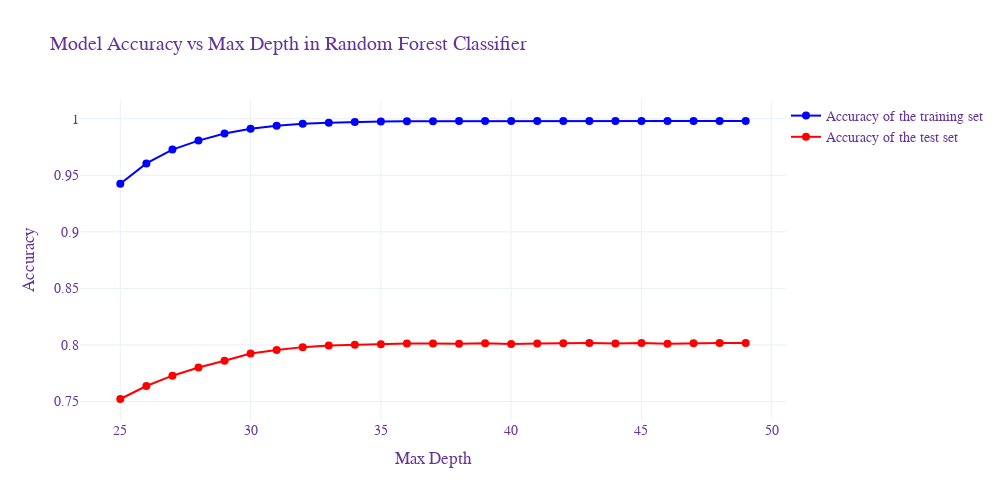

The cell this chart's notebook holds for it:
### Code cell
# Assuming 'max_dep', 'training_accuracy', and 'test_accuracy' are already defined and populated
# Create the interactive line chart
fig = go.Figure()

fig.add_trace(go.Scatter(
    x=list(max_dep),
    y=training_accuracy,
    mode='lines+markers',
    name='Accuracy of the training set',
    line=dict(color='blue', width=2),
    marker=dict(size=8, symbol='circle', color='blue'),
    hovertemplate='Max Depth: %{x}<br>Training Accuracy: %{y:.2f}'
))

fig.add_trace(go.Scatter(
    x=list(max_dep),
    y=test_accuracy,
    mode='lines+markers',
    name='Accuracy of the test set',
    line=dict(color='red', width=2),
    marker=dict(size=8, symbol='circle', color='red'),
    hovertemplate='Max Depth: %{x}<br>Test Accuracy: %{y:.2f}'
))

fig.update_layout(
    title='Model Accuracy vs Max Depth in Random Forest Classifier',
    xaxis_title='Max Depth',
    yaxis_title='Accuracy',
    legend=dict(
        x=1,
        y=1,
        bgcolor='rgba(255, 255, 255, 0)',
        bordercolor='rgba(255, 255, 255, 0)'
    ),
    template='plotly_white',
    font=dict(
        family="Arial, monospace",
        size=14,
        color="RebeccaPurple"
    ),
    hovermode='x unified',
    width=1000,
    height=500
)

# Show the interactive plot
fig.show()

### Figure 1 — Plotly figure (JSON) as saved in the notebook; plotly's stock layout.template omitted (floating-point values rounded to 4 significant figures)
{"data": [{"hovertemplate": "Max Depth: %{x}<br>Training Accuracy: %{y:.2f}", "line": {"color": "blue", "width": 2}, "marker": {"color": "blue", "size": 8, "symbol": "circle"}, "mode": "lines+markers", "name": "Accuracy of the training set", "type": "scatter", "x": [25, 26, 27, 28, 29, 30, 31, 32, 33, 34, 35, 36, 37, 38, 39, 40, 41, 42, 43, 44, 45, 46, 47, 48, 49], "y": [0.9424, 0.9604, 0.9727, 0.9806, 0.9868, 0.9911, 0.9937, 0.9955, 0.9963, 0.997, 0.9975, 0.9977, 0.9978, 0.9978, 0.9979, 0.9979, 0.9979, 0.9979, 0.9979, 0.9979, 0.9979, 0.9979, 0.9979, 0.9979, 0.9979]}, {"hovertemplate": "Max Depth: %{x}<br>Test Accuracy: %{y:.2f}", "line": {"color": "red", "width": 2}, "marker": {"color": "red", "size": 8, "symbol": "circle"}, "mode": "lines+markers", "name": "Accuracy of the test set", "type": "scatter", "x": [25, 26, 27, 28, 29, 30, 31, 32, 33, 34, 35, 36, 37, 38, 39, 40, 41, 42, 43, 44, 45, 46, 47, 48, 49], "y": [0.7522, 0.7637, 0.7728, 0.7801, 0.786, 0.7924, 0.7955, 0.7981, 0.7994, 0.8002, 0.8007, 0.8013, 0.8012, 0.801, 0.8015, 0.8009, 0.8013, 0.8016, 0.8016, 0.8013, 0.8016, 0.801, 0.8016, 0.8017, 0.8017]}], "layout": {"font": {"color": "RebeccaPurple", "family": "Arial, monospace", "size": 14}, "height": 500, "hovermode": "x unified", "legend": {"bgcolor": "rgba(255, 255, 255, 0)", "bordercolor": "rgba(255, 255, 255, 0)", "x": 1, "y": 1}, "title": {"text": "Model Accuracy vs Max Depth in Random Forest Classifier"}, "width": 1000, "xaxis": {"title": {"text": "Max Depth"}}, "yaxis": {"title": {"text": "Accuracy"}}}}
